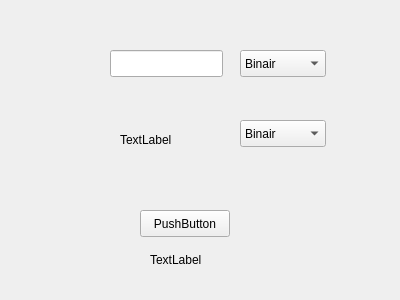
<?xml version="1.0" encoding="UTF-8"?>
<ui version="4.0">
 <class>Form</class>
 <widget class="QWidget" name="Form">
  <property name="geometry">
   <rect>
    <x>0</x>
    <y>0</y>
    <width>400</width>
    <height>300</height>
   </rect>
  </property>
  <property name="windowTitle">
   <string>Form</string>
  </property>
  <widget class="QLineEdit" name="inputLineEdit">
   <property name="geometry">
    <rect>
     <x>110</x>
     <y>50</y>
     <width>113</width>
     <height>27</height>
    </rect>
   </property>
  </widget>
  <widget class="QComboBox" name="inputBaseCombo">
   <property name="geometry">
    <rect>
     <x>240</x>
     <y>50</y>
     <width>86</width>
     <height>27</height>
    </rect>
   </property>
   <item>
    <property name="text">
     <string>Binair</string>
    </property>
   </item>
   <item>
    <property name="text">
     <string>Decimaal</string>
    </property>
   </item>
   <item>
    <property name="text">
     <string>Hexadecimaal</string>
    </property>
   </item>
  </widget>
  <widget class="QComboBox" name="outputBaseCombo">
   <property name="geometry">
    <rect>
     <x>240</x>
     <y>120</y>
     <width>86</width>
     <height>27</height>
    </rect>
   </property>
   <item>
    <property name="text">
     <string>Binair</string>
    </property>
   </item>
   <item>
    <property name="text">
     <string>Decimaal</string>
    </property>
   </item>
   <item>
    <property name="text">
     <string>Hexadecimaal</string>
    </property>
   </item>
  </widget>
  <widget class="QPushButton" name="convertButton">
   <property name="geometry">
    <rect>
     <x>140</x>
     <y>210</y>
     <width>90</width>
     <height>27</height>
    </rect>
   </property>
   <property name="text">
    <string>PushButton</string>
   </property>
  </widget>
  <widget class="QLabel" name="errorLabel">
   <property name="geometry">
    <rect>
     <x>150</x>
     <y>250</y>
     <width>70</width>
     <height>19</height>
    </rect>
   </property>
   <property name="text">
    <string>TextLabel</string>
   </property>
  </widget>
  <widget class="QLabel" name="resultLabel">
   <property name="geometry">
    <rect>
     <x>120</x>
     <y>130</y>
     <width>70</width>
     <height>19</height>
    </rect>
   </property>
   <property name="text">
    <string>TextLabel</string>
   </property>
  </widget>
 </widget>
 <resources/>
 <connections/>
</ui>
